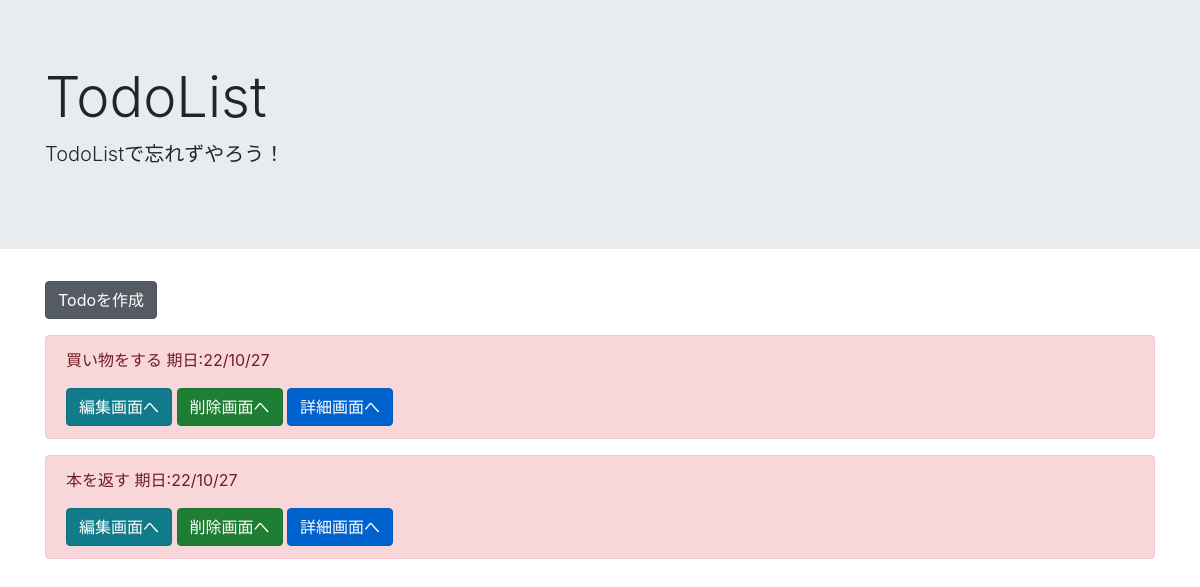
Before: / with the older database file.
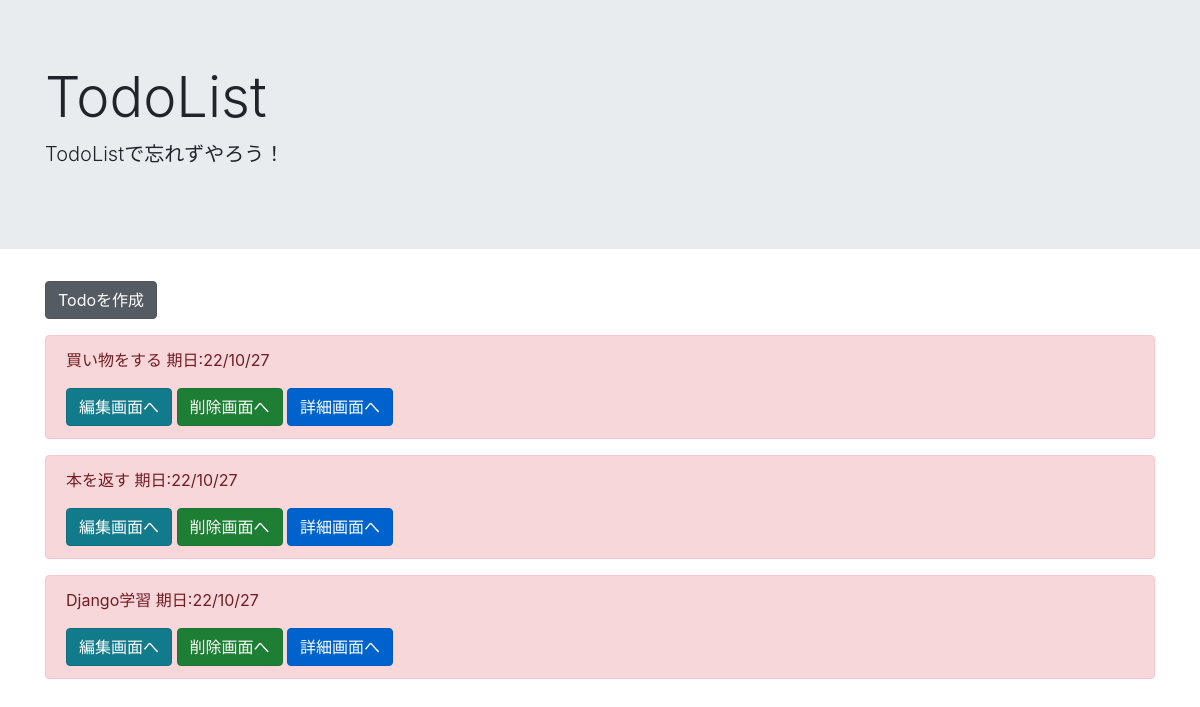
After: the same page with the newer database file.
### todo/models.py (models this page shows, shortened)
class TodoModel(models.Model):
    title = models.CharField(max_length=100)
    memo = models.TextField()
    priority = models.CharField(
        max_length=50,
        choices = CHOICE
    )
    duedate = models.DateField()

### todo/views.py (the view)
# urls.py: path('', TodoList.as_view()),
class TodoList(ListView):
    template_name = "list.html"
    model = TodoModel

### templates/list.html
{% extends 'base.html' %}
{% block header %}
<div class="jumbotron jumbotron-fluid">
  <div class="container">
    <h1 class="display-4">TodoList</h1>
    <p class="lead">TodoListで忘れずやろう！</p>
  </div>
</div>
{% endblock header %}
{% block content %}
<div class="container">
  <a href="{% url 'create' %}" class="btn btn-secondary active mb-3" role="button" aria-pressed="true">Todoを作成</a>
  {% for item in object_list %}
  <div class="alert alert-{{ item.priority }}" role="alert">
    <p>{{ item.title }} 期日:{{ item.duedate | date:"y/m/d" }}</p>
    <a href="{% url 'update' item.pk %}" class="btn btn-info active" role="button" aria-pressed="true">編集画面へ</a>
    <a href="{% url 'delete' item.pk %}" class="btn btn-success active" role="button" aria-pressed="true">削除画面へ</a>
    <a href="{% url 'detail' item.pk %}" class="btn btn-primary active" role="button" aria-pressed="true">詳細画面へ</a>
  </div>
  {% endfor %}
</div>
{% endblock content %}

### templates/base.html (shortened to what this page needs)
<!doctype html>
<html lang="ja">
<head>
  <link rel="stylesheet" href="https://stackpath.bootstrapcdn.com/bootstrap/4.5.0/css/bootstrap.min.css"
>
</head>
<body>
  {% block header %}
  {% endblock header %}
  {% block content %}
  {% endblock content %}
</body>
</html>

Changed rows visible on the page:
added TodoModel: title "Django学習", duedate "22/10/27"
